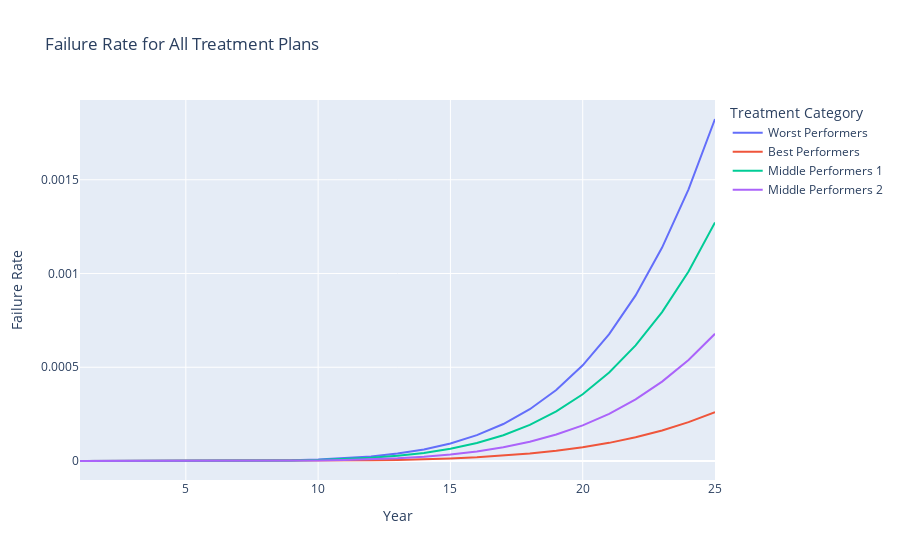

The notebook cell saved with this chart:
### Markdown cell above
### Plot All Performers

### Code cell
all_data = pd.concat(results, names=['Treatment', 'Year'])

# Reset the index to make 'Treatment' and 'Year' regular columns
all_data.reset_index(inplace=True)

# Define a dictionary mapping the treatment plans to categories
category_mapping = {0: 'Worst Performers', 1: 'Best Performers', 3: 'Middle Performers 1', 9: 'Middle Performers 2'}

# Filter all_data to include only the 4 big categories
all_data = all_data[all_data['Treatment'].isin([0, 1, 3, 9])]

# Replace the treatment plans with categories
all_data['Treatment'] = all_data['Treatment'].map(category_mapping)

# Create the facet graph
facet_graph = px.line(all_data, x='Year', y='failure_rate', color='Treatment', title='Failure Rate for All Treatment Plans', 
                        labels={'failure_rate':'Failure Rate', 'Year':'Year', 'Treatment':'Treatment Category'})
facet_graph.update_xaxes(matches=None)
facet_graph.show()

### Figure 1 — Plotly figure (JSON) as saved in the notebook; plotly's stock layout.template omitted (floating-point values rounded to 4 significant figures)
{"data": [{"hovertemplate": "Treatment Category=Worst Performers<br>Year=%{x}<br>Failure Rate=%{y}<extra></extra>", "legendgroup": "Worst Performers", "line": {"color": "#636efa", "dash": "solid"}, "marker": {"symbol": "circle"}, "mode": "lines", "name": "Worst Performers", "orientation": "v", "showlegend": true, "type": "scatter", "x": [1, 2, 3, 4, 5, 6, 7, 8, 9, 10, 11, 12, 13, 14, 15, 16, 17, 18, 19, 20, 21, 22, 23, 24, 25], "xaxis": "x", "y": [0, 3.287e-11, 1.521e-09, 1.494e-08, 7.652e-08, 2.728e-07, 7.714e-07, 1.857e-06, 3.972e-06, 7.756e-06, 1.409e-05, 2.416e-05, 3.946e-05, 6.188e-05, 9.374e-05, 0.0001378, 0.0001974, 0.0002763, 0.000379, 0.0005105, 0.0006765, 0.0008834, 0.001138, 0.001449, 0.001824], "yaxis": "y"}, {"hovertemplate": "Treatment Category=Best Performers<br>Year=%{x}<br>Failure Rate=%{y}<extra></extra>", "legendgroup": "Best Performers", "line": {"color": "#EF553B", "dash": "solid"}, "marker": {"symbol": "circle"}, "mode": "lines", "name": "Best Performers", "orientation": "v", "showlegend": true, "type": "scatter", "x": [1, 2, 3, 4, 5, 6, 7, 8, 9, 10, 11, 12, 13, 14, 15, 16, 17, 18, 19, 20, 21, 22, 23, 24, 25], "xaxis": "x", "y": [0, 4.702e-12, 2.176e-10, 2.137e-09, 1.094e-08, 3.901e-08, 1.103e-07, 2.656e-07, 5.681e-07, 1.109e-06, 2.016e-06, 3.455e-06, 5.644e-06, 8.85e-06, 1.341e-05, 1.971e-05, 2.823e-05, 3.952e-05, 5.42e-05, 7.301e-05, 9.675e-05, 0.0001263, 0.0001628, 0.0002072, 0.0002609], "yaxis": "y"}, {"hovertemplate": "Treatment Category=Middle Performers 1<br>Year=%{x}<br>Failure Rate=%{y}<extra></extra>", "legendgroup": "Middle Performers 1", "line": {"color": "#00cc96", "dash": "solid"}, "marker": {"symbol": "circle"}, "mode": "lines", "name": "Middle Performers 1", "orientation": "v", "showlegend": true, "type": "scatter", "x": [1, 2, 3, 4, 5, 6, 7, 8, 9, 10, 11, 12, 13, 14, 15, 16, 17, 18, 19, 20, 21, 22, 23, 24, 25], "xaxis": "x", "y": [0, 2.293e-11, 1.062e-09, 1.042e-08, 5.338e-08, 1.903e-07, 5.382e-07, 1.296e-06, 2.771e-06, 5.411e-06, 9.833e-06, 1.686e-05, 2.753e-05, 4.317e-05, 6.54e-05, 9.614e-05, 0.0001377, 0.0001928, 0.0002644, 0.0003561, 0.000472, 0.0006163, 0.0007942, 0.001011, 0.001273], "yaxis": "y"}, {"hovertemplate": "Treatment Category=Middle Performers 2<br>Year=%{x}<br>Failure Rate=%{y}<extra></extra>", "legendgroup": "Middle Performers 2", "line": {"color": "#ab63fa", "dash": "solid"}, "marker": {"symbol": "circle"}, "mode": "lines", "name": "Middle Performers 2", "orientation": "v", "showlegend": true, "type": "scatter", "x": [1, 2, 3, 4, 5, 6, 7, 8, 9, 10, 11, 12, 13, 14, 15, 16, 17, 18, 19, 20, 21, 22, 23, 24, 25], "xaxis": "x", "y": [0, 1.223e-11, 5.661e-10, 5.56e-09, 2.847e-08, 1.015e-07, 2.87e-07, 6.911e-07, 1.478e-06, 2.886e-06, 5.244e-06, 8.989e-06, 1.468e-05, 2.303e-05, 3.488e-05, 5.128e-05, 7.344e-05, 0.0001028, 0.000141, 0.0001899, 0.0002517, 0.0003287, 0.0004236, 0.0005392, 0.0006788], "yaxis": "y"}], "layout": {"legend": {"title": {"text": "Treatment Category"}, "tracegroupgap": 0}, "title": {"text": "Failure Rate for All Treatment Plans"}, "xaxis": {"anchor": "y", "domain": [0, 1], "title": {"text": "Year"}}, "yaxis": {"anchor": "x", "domain": [0, 1], "title": {"text": "Failure Rate"}}}}
